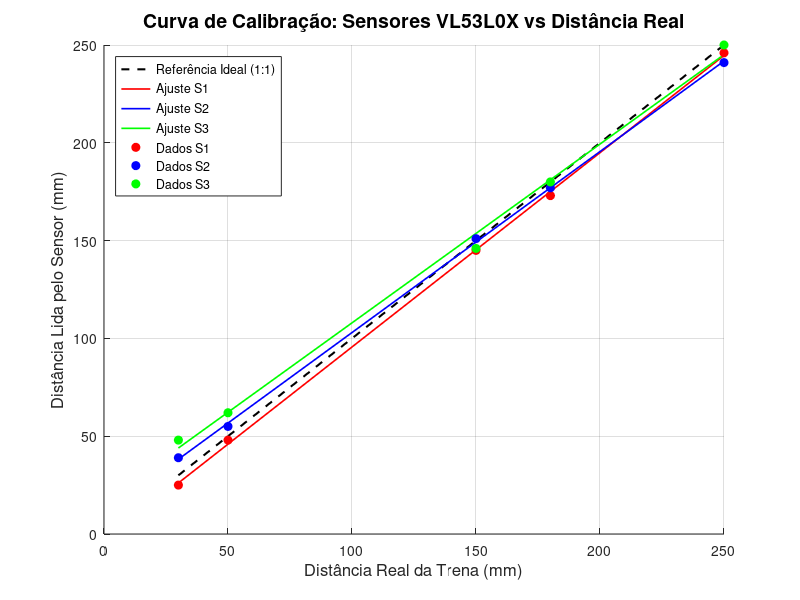

This chart was generated by the following MATLAB code:
% Código levantamento de curva do sensor VL53L0X para calibração
% autor: João Victor P. Silva Marinho

clc
clear all
close all

% 1. DADOS COLETADOS (1 amostra por posição)
dados_S1 = [25, 48, 145, 173, 246];
dados_S2 = [39, 55, 151, 177, 241];
dados_S3 = [48, 62, 146, 180, 250];

% Valores medidos com a trena métrica
dist_real = [30, 50, 150, 180, 250];

% 2. AJUSTE LINEAR (y = ax + b)
coef_S1 = polyfit(dist_real, dados_S1, 1);
coef_S2 = polyfit(dist_real, dados_S2, 1);
coef_S3 = polyfit(dist_real, dados_S3, 1);

% 3. EXIBIÇÃO DOS RESULTADOS NO TERMINAL
fprintf('--- RESULTADOS DA CALIBRAÇÃO ---\n');
fprintf('Sensor 1 -> Equação: Medida = %.4f * Real + (%.4f)\n', coef_S1(1), coef_S1(2));
fprintf('Sensor 2 -> Equação: Medida = %.4f * Real + (%.4f)\n', coef_S2(1), coef_S2(2));
fprintf('Sensor 3 -> Equação: Medida = %.4f * Real + (%.4f)\n', coef_S3(1), coef_S3(2));

% 4. PLOTAGEM DO GRÁFICO
figure;
hold on; grid on;

% Plota as linhas ideais e de ajuste
plot(dist_real, dist_real, 'k--', 'LineWidth', 1.5); % Reta Ideal (Real = Medido)
plot(dist_real, polyval(coef_S1, dist_real), '-r', 'LineWidth', 1.2);
plot(dist_real, polyval(coef_S2, dist_real), '-b', 'LineWidth', 1.2);
plot(dist_real, polyval(coef_S3, dist_real), '-g', 'LineWidth', 1.2);

% Plota os pontos reais
plot(dist_real, dados_S1, 'or', 'MarkerFaceColor', 'r');
plot(dist_real, dados_S2, 'ob', 'MarkerFaceColor', 'b');
plot(dist_real, dados_S3, 'og', 'MarkerFaceColor', 'g');

% Formatação visual do gráfico
xlabel('Distância Real da Trena (mm)', 'FontSize', 12);
ylabel('Distância Lida pelo Sensor (mm)', 'FontSize', 12);
title('Curva de Calibração: Sensores VL53L0X vs Distância Real', 'FontSize', 14);
legend('Referência Ideal (1:1)', 'Ajuste S1', 'Ajuste S2', 'Ajuste S3', ...
       'Dados S1', 'Dados S2', 'Dados S3', 'Location', 'NorthWest');
hold off;
